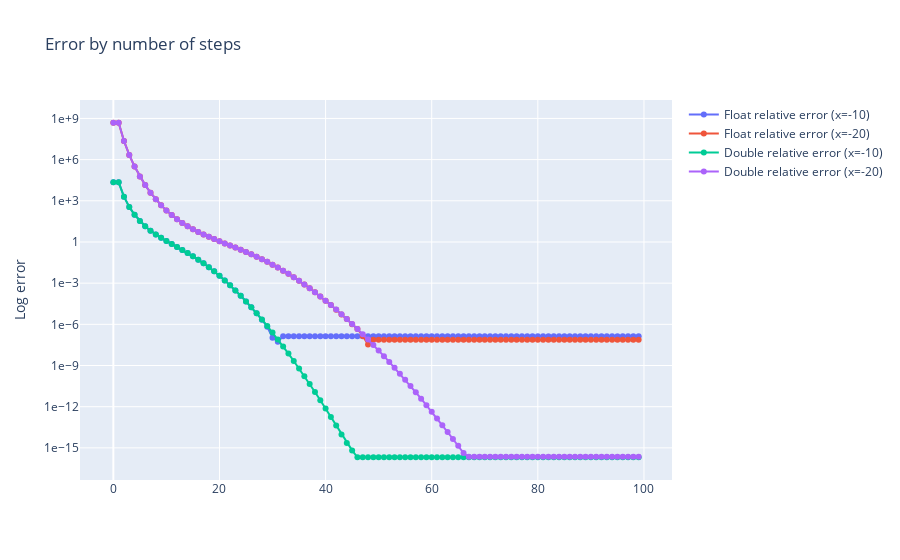

Source (notebook cell):
### Code cell
def get_errors_by_n_steps(x: Union[Float, Double], n_steps: int) -> Iterable:
    true_values = numpy.exp(numpy.float128(-x)).repeat(n_steps)
    calc_values = [inverse_exponent(x, i) for i in range(n_steps)]
    return get_relative_error(true_values, calc_values)

n_teylor_steps = 100
float_re_10 = get_errors_by_n_steps(Float(10), n_teylor_steps)
float_re_20 = get_errors_by_n_steps(Float(20), n_teylor_steps)
double_re_10 = get_errors_by_n_steps(Double(10), n_teylor_steps)
double_re_20 = get_errors_by_n_steps(Double(20), n_teylor_steps)

x_range = [i for i in range(n_teylor_steps)]
fig = go.Figure()
fig.add_trace(go.Scatter(x=x_range, y=float_re_10, mode='lines+markers', name="Float relative error (x=-10)"))
fig.add_trace(go.Scatter(x=x_range, y=float_re_20, mode='lines+markers', name="Float relative error (x=-20)"))
fig.add_trace(go.Scatter(x=x_range, y=double_re_10, mode='lines+markers', name="Double relative error (x=-10)"))
fig.add_trace(go.Scatter(x=x_range, y=double_re_20, mode='lines+markers', name="Double relative error (x=-20)"))
fig.update_layout(yaxis={"title": "Log error", "exponentformat": "e"}, title="Error by number of steps")
fig.update_yaxes(type="log")
fig.show()
